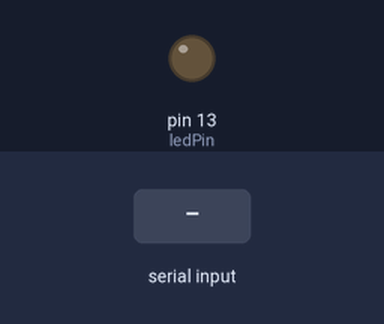
Recording of a sketch running on a simulated Arduino Uno, built with avr-gcc and run on an emulated ATmega328P. On the bench: output pins drawn as LEDs (lit = HIGH). Inputs (shaded band) come from the test bench.

Above: at 1.2 s.
1.3 s: "on" received over the second serial link
At 3.4 s:
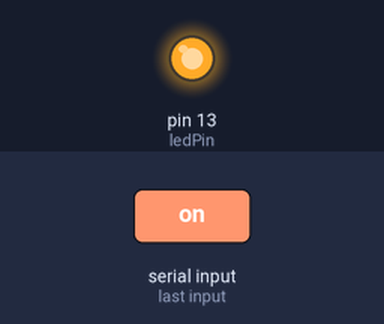
3.8 s: "off" received over the second serial link
At 6.1 s:
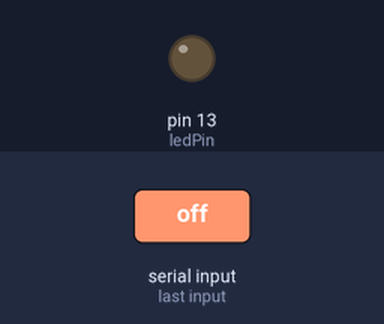
Timing chart, 0 to 7.6 s (numbered marks = the images above; inputs shaded):
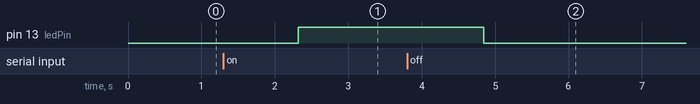

Measured:
- after the input at 1.3 s, pin 13 (ledPin): LOW → HIGH after 1.0 s
- after the input at 3.8 s, pin 13 (ledPin): HIGH → LOW after 1.0 s

The sketch:

bt1.ino
```cpp
#include <SoftwareSerial.h>
#define ledPin 13
#define rxPin 10
#define txPin 11
SoftwareSerial btSerial(rxPin, txPin);
String btData;
void setup() {
  btSerial.begin(9600);
  btSerial.println("bluetooth available");
  pinMode(ledPin,OUTPUT);
}
void loop() {
  if (btSerial.available()){
    btData = btSerial.readString();
      if(btData=="on"){
        digitalWrite(ledPin,1);
        btSerial.println("LED on Pin 13 is on");
      }
      if (btData=="off"){
        digitalWrite(ledPin,0);
        btSerial.println("LED on Pin 13 is off");
      }
    }
    delay(100);
}
```
